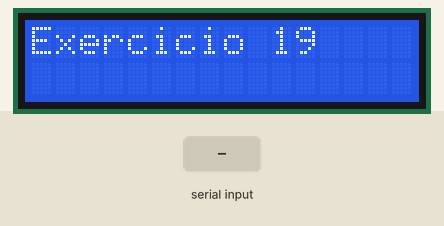
A sketch run on a simulated Arduino Uno, built with avr-gcc and run on an emulated ATmega328P. Parts: 16×2 character LCD. The inputs (shaded band) are chosen by the test bench. What the sketch prints to the serial monitor is not drawn.

Above: at 3.2 s.
3.3 s: "90,45\n" received over Serial
At 4.1 s:
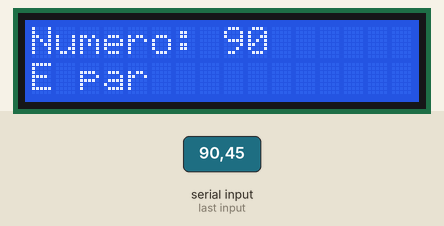
At 6.6 s:
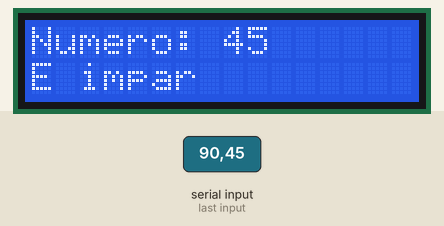
7.8 s: "30,150\n" received over Serial
At 10.2 s:
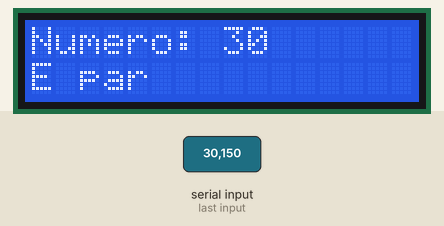
Timing chart, 0 to 11.7 s (numbered marks = the images above; inputs shaded):
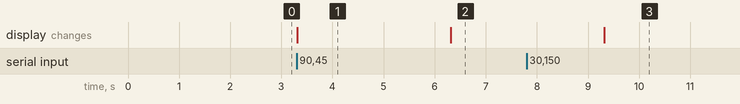

Measured:
- after the input at 3.3 s, the display: changes at once (image 1)
- after the input at 7.8 s, the display: changes after 1.5 s (image 3)
- what the display in image 1 shows lasts 3.0 s, from 3.3 s to 6.3 s

The sketch:

Exercicio_19_verif_par_impar.ino
```cpp
#include <Arduino.h>
#include <LiquidCrystal.h>

// Define os pinos de conexão com o LCD
const int rs = 11;
const int en = 12;
const int d4 = 5;
const int d5 = 4;
const int d6 = 3;
const int d7 = 2;

// Inicializa o objeto LiquidCrystal com os pinos definidos
LiquidCrystal lcd(rs, en, d4, d5, d6, d7);

void setup() {
  // Inicializa a comunicação serial
  Serial.begin(9600);

  // Inicializa o LCD
  lcd.begin(16, 2); // Configura o LCD com 16 colunas e 2 linhas

  // Exibe "Exercicio 19" no LCD
  lcd.clear();
  lcd.setCursor(0, 0);
  lcd.print("Exercicio 19");
  delay(2000); // Aguarda 2 segundos para exibir o título

  // Instruções para o usuário no monitor serial
  Serial.println("Exercicio 19: Verificar Numero Par ou Impar");
  Serial.println("Digite um numero inteiro:");
}

void loop() {
  static bool leituraConcluida = false; // Controla se a leitura foi feita
  static int numero = 0;                // Armazena o número lido

  if (Serial.available() > 0 && !leituraConcluida) {
    // Lê o número inteiro do monitor serial
    numero = Serial.parseInt();
    leituraConcluida = true;

    // Verifica se o número é par ou ímpar
    bool isPar = (numero % 2 == 0);

    // Exibe o resultado no monitor serial
    Serial.print("O numero ");
    Serial.print(numero);
    if (isPar) {
      Serial.println(" e par.");
    } else {
      Serial.println(" e impar.");
    }

    // Exibe o resultado no LCD
    lcd.clear();
    lcd.setCursor(0, 0);
    lcd.print("Numero: ");
    lcd.print(numero);
    lcd.setCursor(0, 1);
    if (isPar) {
      lcd.print("E par");
    } else {
      lcd.print("E impar");
    }
    delay(3000); // Aguarda 3 segundos para exibir o resultado

    // Reinicia a leitura
    leituraConcluida = false;
    Serial.println("\nDigite um numero inteiro:");
  }
}
```
